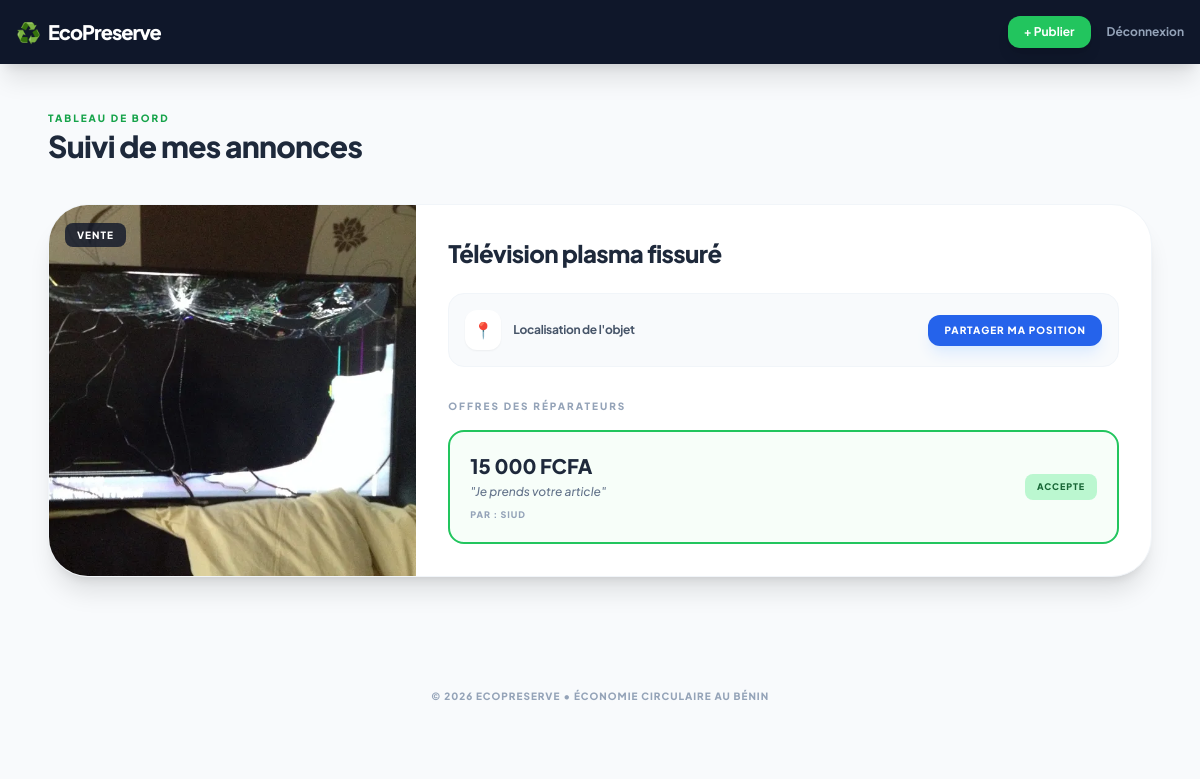
The app's page /dashboard_menage.php (signed in) with its own data.
### tables this page shows
CREATE TABLE `propositions` (
  `id` int(11) NOT NULL,
  `article_id` int(11) DEFAULT NULL,
  `reparateur_id` int(11) DEFAULT NULL,
  `offre_prix` decimal(10,2) DEFAULT NULL,
  `message` text DEFAULT NULL,
  `statut` enum('attente','accepte','rejete') DEFAULT 'attente'
);

CREATE TABLE `articles` (
  `id` int(11) NOT NULL,
  `user_id` int(11) DEFAULT NULL,
  `id_reparateur` int(11) DEFAULT NULL,
  `titre` varchar(150) DEFAULT NULL,
  `description` text DEFAULT NULL,
  `photo` varchar(255) DEFAULT NULL,
  `type_action` enum('vente','reparation') NOT NULL,
  `statut` enum('disponible','en_cours','vendu','repare') DEFAULT 'disponible',
  `prix_estime` decimal(10,2) DEFAULT NULL,
  `latitude` decimal(10,8) DEFAULT NULL,
  `longitude` decimal(11,8) DEFAULT NULL,
  `est_reconditionne` tinyint(1) DEFAULT 0,
  `contact` varchar(50) DEFAULT NULL
);

CREATE TABLE `users` (
  `id` int(11) NOT NULL,
  `nom` varchar(100) DEFAULT NULL,
  `email` varchar(100) DEFAULT NULL,
  `password` varchar(255) DEFAULT NULL,
  `role` enum('reparateur','menage','admin') DEFAULT 'menage',
  `created_at` timestamp NOT NULL DEFAULT current_timestamp(),
  `reset_token` varchar(255) DEFAULT NULL,
  `reset_expires` datetime DEFAULT NULL,
  `est_bloque` tinyint(1) DEFAULT 0,
  `date_inscription` datetime DEFAULT current_timestamp()
);

### dashboard_menage.php (the view, shortened to what this page needs)
<?php
require 'db_config.php';
$user_id = $_SESSION['user_id'];
function formatCFA($prix) {
    return number_format($prix, 0, '.', ' ') . ' FCFA';
}
$stmt = $pdo->prepare("
    SELECT a.*, p.id as prop_id, p.offre_prix, p.message, p.statut as prop_statut, u.nom as reparateur_nom
    FROM articles a
    LEFT JOIN propositions p ON a.id = p.article_id
    LEFT JOIN users u ON p.reparateur_id = u.id
    WHERE a.user_id = ?
    ORDER BY a.id DESC
");
$stmt->execute([$user_id]);
$items = $stmt->fetchAll(PDO::FETCH_GROUP);
?>
<!DOCTYPE html>
<html lang="fr">
<head>
    <script src="https://cdn.tailwindcss.com"></script>
</head>
<body class="bg-slate-50 min-h-screen">
    <nav class="bg-slate-900 p-4 flex justify-between items-center shadow-xl sticky top-0 z-50">
        <h1 class="text-xl font-extrabold text-white tracking-tighter flex items-center">
            <a href="index.php" class="flex items-center"><span class="text-green-400 mr-2">♻️</span>EcoPreserve</a>
        </h1>
        <div class="flex items-center space-x-4">
            <a href="ajouter_article.php" class="bg-green-500 text-white px-4 py-2 rounded-xl font-bold text-xs shadow-lg hover:bg-green-400 transition transform active:scale-95">
                + Publier
            </a>
            <a href="logout.php" class="text-slate-400 text-xs font-bold hover:text-white transition">Déconnexion</a>
        </div>
    </nav>
    <main class="p-6 max-w-6xl mx-auto">
        <header class="mb-10 mt-4">
            <span class="text-green-600 text-[10px] font-black uppercase tracking-[0.2em]">Tableau de bord</span>
            <h2 class="text-3xl font-black text-slate-800 tracking-tight">Suivi de mes annonces</h2>
        </header>
        <?php foreach ($items as $article_id => $propositions):
            $first = $propositions[0];
        ?>
            <div class="bg-white rounded-[2.5rem] shadow-xl mb-10 overflow-hidden border border-slate-100 transition-all hover:shadow-2xl hover:shadow-slate-200/50">
                <div class="md:flex">
                    <div class="md:w-1/3 relative h-64 md:h-auto">
                        <img src="uploads/<?= $first['photo'] ?>" class="h-full w-full object-cover">
                        <div class="absolute top-4 left-4">
                            <span class="bg-slate-900/80 backdrop-blur text-white px-3 py-1.5 rounded-lg text-[10px] font-black tracking-widest uppercase">
                                <?= $first['type_action'] ?>
                            </span>
                        </div>
                    </div>
                    <div class="p-8 md:w-2/3">
                        <div class="flex justify-between items-start mb-6">
                            <h3 class="text-2xl font-black text-slate-800 tracking-tight"><?= htmlspecialchars($first['titre']) ?></h3>
                        </div>
                        <div class="mb-8 p-4 bg-slate-50 rounded-2xl flex items-center justify-between border border-slate-100">
                            <div class="flex items-center">
                                <span class="bg-white p-2 rounded-xl shadow-sm mr-3">📍</span>
                                <span class="text-xs font-bold text-slate-600 tracking-tight">Localisation de l'objet</span>
                            </div>
                            <?php if (empty($first['latitude'])): ?>
                                <button onclick="envoyerMaPosition(<?= $article_id ?>)"
                                        class="bg-blue-600 text-white px-4 py-2 rounded-xl text-[10px] font-black uppercase tracking-widest hover:bg-blue-500 transition-all shadow-lg shadow-blue-100 flex items-center">
                                    Partager ma position
                                </button>
                            <?php endif; ?>
                        </div>
                        <div>
                            <h4 class="text-[10px] font-black text-slate-400 uppercase tracking-[0.2em] mb-4">Offres des réparateurs</h4>
                            <div class="space-y-4">
                                <?php foreach ($propositions as $prop): if (!$prop['prop_id']) continue; ?>
                                    <div class="flex items-center justify-between p-5 rounded-2xl border-2 transition-all <?= $prop['prop_statut'] == 'accepte' ? 'border-green-500 bg-green-50/50' : 'bg-slate-50 border-slate-50' ?>">
                                        <div>
                                            <p class="font-black text-xl text-slate-800"><?= formatCFA($prop['offre_prix']) ?></p>
                                            <p class="text-xs text-slate-500 font-medium italic mt-1">"<?= htmlspecialchars($prop['message']) ?>"</p>
                                            <p class="text-[9px] text-slate-400 mt-2 uppercase font-black tracking-widest">Par : <?= htmlspecialchars($prop['reparateur_nom']) ?></p>
                                        </div>
                                        <div class="flex flex-col items-end">
                                            <?php if ($prop['prop_statut'] == 'attente'): ?>
                                                <div class="flex gap-2">
                                                    <a href="traitement_offre.php?id=<?= $prop['prop_id'] ?>&action=accepter"
                                                       class="bg-green-600 text-white px-4 py-2 rounded-xl text-[10px] font-black uppercase tracking-widest hover:bg-green-500 shadow-lg shadow-green-100 transition-all">Accepter</a>
                                                    <a href="traitement_offre.php?id=<?= $prop['prop_id'] ?>&action=rejeter"
                                                       class="bg-white text-red-500 border border-red-100 px-4 py-2 rounded-xl text-[10px] font-black uppercase tracking-widest hover:bg-red-50 transition-all">Refuser</a>
                                                </div>
                                            <?php else: ?>
                                                <span class="px-3 py-1.5 rounded-lg text-[9px] font-black uppercase tracking-widest <?= $prop['prop_statut'] == 'accepte' ? 'bg-green-200 text-green-800' : 'bg-red-100 text-red-600' ?>">
                                                    <?= $prop['prop_statut'] ?>
                                                </span>
                                            <?php endif; ?>
                                        </div>
                                    </div>
                                <?php endforeach; ?>
                            </div>
                        </div>
                    </div>
                </div>
            </div>
        <?php endforeach; ?>
    </main>
    <footer class="py-12 text-center bg-slate-50">
        <p class="text-slate-400 text-[10px] font-black uppercase tracking-widest">&copy; 2026 EcoPreserve • Économie Circulaire au Bénin</p>
    </footer>
</body>
</html>

### dashboard_menage.php (style rules this page uses)
body { font-family: 'Plus Jakarta Sans', sans-serif; }

### records on screen
propositions: article.photo (picture), article.type_action "VENTE", article.titre "Télévision plasma fissuré", offre_prix "15 000 FCFA", message "Je prends votre article", reparateur.nom "SIUD", statut "ACCEPTE"
